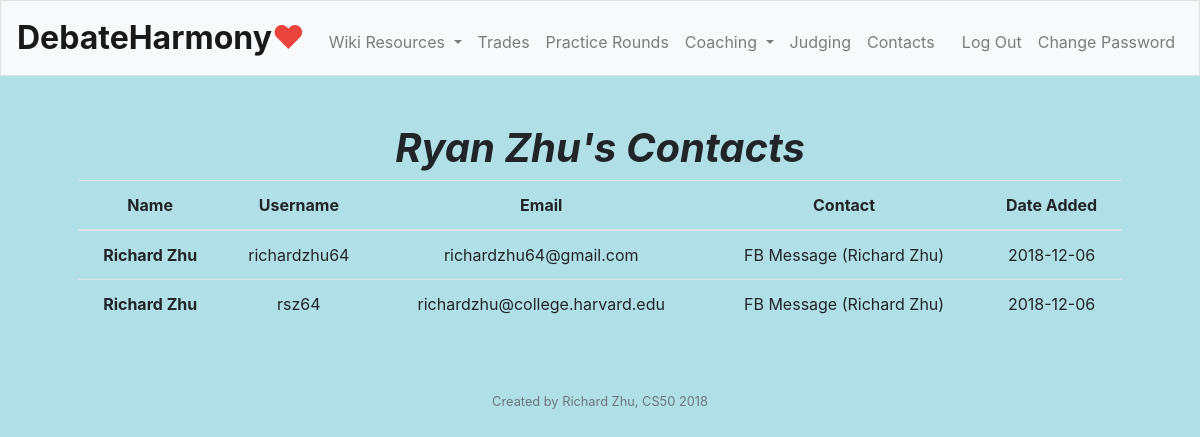
/contacts (signed in), run on the app's committed database.
### tables this page shows
CREATE TABLE 'users' ('id' INTEGER PRIMARY KEY AUTOINCREMENT NOT NULL, 'hash' TEXT NOT NULL, 'name' varchar(100),'role' varchar(7), 'contact' varchar(100), 'username' text, 'email' text);

CREATE TABLE 'contacts' ('name' varchar(100), 'time' date DEFAULT CURRENT_DATE, 'email' varchar(100), 'contact' varchar(100) DEFAULT 'None', 'id' INTEGER, 'username' text);

### application.py (the view)
@app.route("/contacts")
@login_required
def contacts():
    name = db.execute("SELECT * FROM users WHERE id=:id", id=session["user_id"])[0]["name"]
    contacts = db.execute("SELECT * FROM contacts WHERE id=:id ORDER BY time DESC", id=session["user_id"])
    return render_template("contacts.html", name=name, contacts=contacts, cNumber=len(contacts))

### application.py (called while the page is built)
@app.after_request
def after_request(response):
    response.headers["Cache-Control"] = "no-cache, no-store, must-revalidate"
    response.headers["Expires"] = 0
    response.headers["Pragma"] = "no-cache"
    return response

### helpers.py (called while the page is built)
def login_required(f):
    @wraps(f)
    def decorated_function(*args, **kwargs):
        if session.get("user_id") is None:
            return redirect("/login")
        return f(*args, **kwargs)
    return decorated_function

### templates/contacts.html (shortened to what this page needs)
{% extends "layout.html" %}
{% block main %}
<div>
    <h1 class="welcome">
        {{name}}'s Contacts
    </h1>
</div>
<div>
    <table class="table">
        <thead>
            <tr>
                <th scope="col">Name</th>
                <th scope="col">Username</th>
                <th scope="col">Email</th>
                <th scope="col">Contact</th>
                <th scope="col">Date Added</th>
            </tr>
        </thead>
        <tbody>
            {% for c in range (cNumber) %}
            <tr>
                <th scope="row">{{contacts[c]["name"]}}</th>
                <td>{{contacts[c]["username"]}}</td>
                <td>{{contacts[c]["email"]}}</td>
                <td>{{contacts[c]["contact"]}}</td>
                <td>{{contacts[c]["time"]}}</td>
            </tr>
            {% endfor %}
        </tbody>
    </table>
</div>
{% endblock %}

### static/styles.css (style rules this page uses)
.welcome { font-size: 100; font-style: italic; font-weight: bold; text-align: center; }

### data on the page
users: name "Ryan Zhu"
contacts: name "Richard Zhu", username "richardzhu64", email "richardzhu64@gmail.com", contact "FB Message (Richard Zhu)", time "2018-12-06"
contacts: name "Richard Zhu", username "rsz64", email "richardzhu@college.harvard.edu", contact "FB Message (Richard Zhu)", time "2018-12-06"
